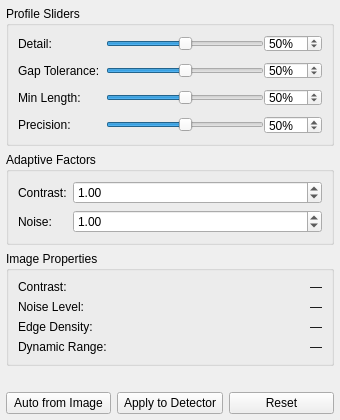
<?xml version="1.0" encoding="UTF-8"?>
<ui version="4.0">
 <class>DetectorProfilePanel</class>
 <widget class="QMainWindow" name="DetectorProfilePanel">
  <property name="windowModality">
   <enum>Qt::NonModal</enum>
  </property>
  <property name="geometry">
   <rect>
    <x>0</x>
    <y>0</y>
    <width>340</width>
    <height>420</height>
   </rect>
  </property>
  <property name="minimumSize">
   <size>
    <width>320</width>
    <height>380</height>
   </size>
  </property>
  <property name="windowTitle">
   <string>Detector Profile</string>
  </property>
  <widget class="QWidget" name="centralwidget">
   <layout class="QVBoxLayout" name="verticalLayout">
    <property name="spacing">
     <number>6</number>
    </property>
    <property name="leftMargin">
     <number>6</number>
    </property>
    <property name="topMargin">
     <number>6</number>
    </property>
    <property name="rightMargin">
     <number>6</number>
    </property>
    <property name="bottomMargin">
     <number>6</number>
    </property>
    <item>
     <widget class="QGroupBox" name="group_knobs">
      <property name="title">
       <string>Profile Sliders</string>
      </property>
      <layout class="QFormLayout" name="formLayout_knobs">
       <property name="verticalSpacing">
        <number>10</number>
       </property>
       <item row="0" column="0">
        <widget class="QLabel" name="label_detail">
         <property name="text">
          <string>Detail:</string>
         </property>
        </widget>
       </item>
       <item row="0" column="1">
        <layout class="QHBoxLayout" name="layout_detail">
         <item>
          <widget class="QSlider" name="slider_detail">
           <property name="minimum">
            <number>0</number>
           </property>
           <property name="maximum">
            <number>100</number>
           </property>
           <property name="value">
            <number>50</number>
           </property>
           <property name="orientation">
            <enum>Qt::Horizontal</enum>
           </property>
          </widget>
         </item>
         <item>
          <widget class="QSpinBox" name="spin_detail">
           <property name="minimum">
            <number>0</number>
           </property>
           <property name="maximum">
            <number>100</number>
           </property>
           <property name="value">
            <number>50</number>
           </property>
           <property name="suffix">
            <string>%</string>
           </property>
          </widget>
         </item>
        </layout>
       </item>
       <item row="1" column="0">
        <widget class="QLabel" name="label_gap">
         <property name="text">
          <string>Gap Tolerance:</string>
         </property>
        </widget>
       </item>
       <item row="1" column="1">
        <layout class="QHBoxLayout" name="layout_gap">
         <item>
          <widget class="QSlider" name="slider_gap_tolerance">
           <property name="minimum">
            <number>0</number>
           </property>
           <property name="maximum">
            <number>100</number>
           </property>
           <property name="value">
            <number>50</number>
           </property>
           <property name="orientation">
            <enum>Qt::Horizontal</enum>
           </property>
          </widget>
         </item>
         <item>
          <widget class="QSpinBox" name="spin_gap_tolerance">
           <property name="minimum">
            <number>0</number>
           </property>
           <property name="maximum">
            <number>100</number>
           </property>
           <property name="value">
            <number>50</number>
           </property>
           <property name="suffix">
            <string>%</string>
           </property>
          </widget>
         </item>
        </layout>
       </item>
       <item row="2" column="0">
        <widget class="QLabel" name="label_min_length">
         <property name="text">
          <string>Min Length:</string>
         </property>
        </widget>
       </item>
       <item row="2" column="1">
        <layout class="QHBoxLayout" name="layout_min_length">
         <item>
          <widget class="QSlider" name="slider_min_length">
           <property name="minimum">
            <number>0</number>
           </property>
           <property name="maximum">
            <number>100</number>
           </property>
           <property name="value">
            <number>50</number>
           </property>
           <property name="orientation">
            <enum>Qt::Horizontal</enum>
           </property>
          </widget>
         </item>
         <item>
          <widget class="QSpinBox" name="spin_min_length">
           <property name="minimum">
            <number>0</number>
           </property>
           <property name="maximum">
            <number>100</number>
           </property>
           <property name="value">
            <number>50</number>
           </property>
           <property name="suffix">
            <string>%</string>
           </property>
          </widget>
         </item>
        </layout>
       </item>
       <item row="3" column="0">
        <widget class="QLabel" name="label_precision">
         <property name="text">
          <string>Precision:</string>
         </property>
        </widget>
       </item>
       <item row="3" column="1">
        <layout class="QHBoxLayout" name="layout_precision">
         <item>
          <widget class="QSlider" name="slider_precision">
           <property name="minimum">
            <number>0</number>
           </property>
           <property name="maximum">
            <number>100</number>
           </property>
           <property name="value">
            <number>50</number>
           </property>
           <property name="orientation">
            <enum>Qt::Horizontal</enum>
           </property>
          </widget>
         </item>
         <item>
          <widget class="QSpinBox" name="spin_precision">
           <property name="minimum">
            <number>0</number>
           </property>
           <property name="maximum">
            <number>100</number>
           </property>
           <property name="value">
            <number>50</number>
           </property>
           <property name="suffix">
            <string>%</string>
           </property>
          </widget>
         </item>
        </layout>
       </item>
      </layout>
     </widget>
    </item>
    <item>
     <widget class="QGroupBox" name="group_factors">
      <property name="title">
       <string>Adaptive Factors</string>
      </property>
      <layout class="QFormLayout" name="formLayout_factors">
       <item row="0" column="0">
        <widget class="QLabel" name="label_contrast_factor">
         <property name="text">
          <string>Contrast:</string>
         </property>
        </widget>
       </item>
       <item row="0" column="1">
        <widget class="QDoubleSpinBox" name="spin_contrast_factor">
         <property name="minimum">
          <double>0.500000000000000</double>
         </property>
         <property name="maximum">
          <double>2.000000000000000</double>
         </property>
         <property name="singleStep">
          <double>0.050000000000000</double>
         </property>
         <property name="value">
          <double>1.000000000000000</double>
         </property>
         <property name="decimals">
          <number>2</number>
         </property>
        </widget>
       </item>
       <item row="1" column="0">
        <widget class="QLabel" name="label_noise_factor">
         <property name="text">
          <string>Noise:</string>
         </property>
        </widget>
       </item>
       <item row="1" column="1">
        <widget class="QDoubleSpinBox" name="spin_noise_factor">
         <property name="minimum">
          <double>0.500000000000000</double>
         </property>
         <property name="maximum">
          <double>2.000000000000000</double>
         </property>
         <property name="singleStep">
          <double>0.050000000000000</double>
         </property>
         <property name="value">
          <double>1.000000000000000</double>
         </property>
         <property name="decimals">
          <number>2</number>
         </property>
        </widget>
       </item>
      </layout>
     </widget>
    </item>
    <item>
     <widget class="QGroupBox" name="group_image">
      <property name="title">
       <string>Image Properties</string>
      </property>
      <layout class="QFormLayout" name="formLayout_image">
       <item row="0" column="0">
        <widget class="QLabel" name="label_img_contrast">
         <property name="text">
          <string>Contrast:</string>
         </property>
        </widget>
       </item>
       <item row="0" column="1">
        <widget class="QLabel" name="lbl_img_contrast">
         <property name="text">
          <string>—</string>
         </property>
         <property name="alignment">
          <set>Qt::AlignRight|Qt::AlignVCenter</set>
         </property>
        </widget>
       </item>
       <item row="1" column="0">
        <widget class="QLabel" name="label_img_noise">
         <property name="text">
          <string>Noise Level:</string>
         </property>
        </widget>
       </item>
       <item row="1" column="1">
        <widget class="QLabel" name="lbl_img_noise">
         <property name="text">
          <string>—</string>
         </property>
         <property name="alignment">
          <set>Qt::AlignRight|Qt::AlignVCenter</set>
         </property>
        </widget>
       </item>
       <item row="2" column="0">
        <widget class="QLabel" name="label_img_edge_density">
         <property name="text">
          <string>Edge Density:</string>
         </property>
        </widget>
       </item>
       <item row="2" column="1">
        <widget class="QLabel" name="lbl_img_edge_density">
         <property name="text">
          <string>—</string>
         </property>
         <property name="alignment">
          <set>Qt::AlignRight|Qt::AlignVCenter</set>
         </property>
        </widget>
       </item>
       <item row="3" column="0">
        <widget class="QLabel" name="label_img_dynamic_range">
         <property name="text">
          <string>Dynamic Range:</string>
         </property>
        </widget>
       </item>
       <item row="3" column="1">
        <widget class="QLabel" name="lbl_img_dynamic_range">
         <property name="text">
          <string>—</string>
         </property>
         <property name="alignment">
          <set>Qt::AlignRight|Qt::AlignVCenter</set>
         </property>
        </widget>
       </item>
      </layout>
     </widget>
    </item>
    <item>
     <widget class="QLabel" name="lbl_status">
      <property name="text">
       <string></string>
      </property>
      <property name="alignment">
       <set>Qt::AlignCenter</set>
      </property>
     </widget>
    </item>
    <item>
     <layout class="QHBoxLayout" name="layout_buttons">
      <item>
       <widget class="QPushButton" name="pb_auto">
        <property name="text">
         <string>Auto from Image</string>
        </property>
       </widget>
      </item>
      <item>
       <widget class="QPushButton" name="pb_apply">
        <property name="text">
         <string>Apply to Detector</string>
        </property>
       </widget>
      </item>
      <item>
       <widget class="QPushButton" name="pb_reset">
        <property name="text">
         <string>Reset</string>
        </property>
       </widget>
      </item>
     </layout>
    </item>
   </layout>
  </widget>
 </widget>
 <resources/>
 <connections>
  <connection>
   <sender>pb_auto</sender>
   <signal>clicked()</signal>
   <receiver>DetectorProfilePanel</receiver>
   <slot>autoFromImage()</slot>
   <hints>
    <hint type="sourcelabel">
     <x>80</x>
     <y>390</y>
    </hint>
    <hint type="destinationlabel">
     <x>170</x>
     <y>210</y>
    </hint>
   </hints>
  </connection>
  <connection>
   <sender>pb_apply</sender>
   <signal>clicked()</signal>
   <receiver>DetectorProfilePanel</receiver>
   <slot>applyToDetector()</slot>
   <hints>
    <hint type="sourcelabel">
     <x>170</x>
     <y>390</y>
    </hint>
    <hint type="destinationlabel">
     <x>170</x>
     <y>210</y>
    </hint>
   </hints>
  </connection>
  <connection>
   <sender>pb_reset</sender>
   <signal>clicked()</signal>
   <receiver>DetectorProfilePanel</receiver>
   <slot>resetDefaults()</slot>
   <hints>
    <hint type="sourcelabel">
     <x>260</x>
     <y>390</y>
    </hint>
    <hint type="destinationlabel">
     <x>170</x>
     <y>210</y>
    </hint>
   </hints>
  </connection>
  <connection>
   <sender>slider_detail</sender>
   <signal>valueChanged(int)</signal>
   <receiver>spin_detail</receiver>
   <slot>setValue(int)</slot>
   <hints>
    <hint type="sourcelabel">
     <x>150</x>
     <y>50</y>
    </hint>
    <hint type="destinationlabel">
     <x>280</x>
     <y>50</y>
    </hint>
   </hints>
  </connection>
  <connection>
   <sender>spin_detail</sender>
   <signal>valueChanged(int)</signal>
   <receiver>slider_detail</receiver>
   <slot>setValue(int)</slot>
   <hints>
    <hint type="sourcelabel">
     <x>280</x>
     <y>50</y>
    </hint>
    <hint type="destinationlabel">
     <x>150</x>
     <y>50</y>
    </hint>
   </hints>
  </connection>
  <connection>
   <sender>slider_gap_tolerance</sender>
   <signal>valueChanged(int)</signal>
   <receiver>spin_gap_tolerance</receiver>
   <slot>setValue(int)</slot>
   <hints>
    <hint type="sourcelabel">
     <x>150</x>
     <y>80</y>
    </hint>
    <hint type="destinationlabel">
     <x>280</x>
     <y>80</y>
    </hint>
   </hints>
  </connection>
  <connection>
   <sender>spin_gap_tolerance</sender>
   <signal>valueChanged(int)</signal>
   <receiver>slider_gap_tolerance</receiver>
   <slot>setValue(int)</slot>
   <hints>
    <hint type="sourcelabel">
     <x>280</x>
     <y>80</y>
    </hint>
    <hint type="destinationlabel">
     <x>150</x>
     <y>80</y>
    </hint>
   </hints>
  </connection>
  <connection>
   <sender>slider_min_length</sender>
   <signal>valueChanged(int)</signal>
   <receiver>spin_min_length</receiver>
   <slot>setValue(int)</slot>
   <hints>
    <hint type="sourcelabel">
     <x>150</x>
     <y>110</y>
    </hint>
    <hint type="destinationlabel">
     <x>280</x>
     <y>110</y>
    </hint>
   </hints>
  </connection>
  <connection>
   <sender>spin_min_length</sender>
   <signal>valueChanged(int)</signal>
   <receiver>slider_min_length</receiver>
   <slot>setValue(int)</slot>
   <hints>
    <hint type="sourcelabel">
     <x>280</x>
     <y>110</y>
    </hint>
    <hint type="destinationlabel">
     <x>150</x>
     <y>110</y>
    </hint>
   </hints>
  </connection>
  <connection>
   <sender>slider_precision</sender>
   <signal>valueChanged(int)</signal>
   <receiver>spin_precision</receiver>
   <slot>setValue(int)</slot>
   <hints>
    <hint type="sourcelabel">
     <x>150</x>
     <y>140</y>
    </hint>
    <hint type="destinationlabel">
     <x>280</x>
     <y>140</y>
    </hint>
   </hints>
  </connection>
  <connection>
   <sender>spin_precision</sender>
   <signal>valueChanged(int)</signal>
   <receiver>slider_precision</receiver>
   <slot>setValue(int)</slot>
   <hints>
    <hint type="sourcelabel">
     <x>280</x>
     <y>140</y>
    </hint>
    <hint type="destinationlabel">
     <x>150</x>
     <y>140</y>
    </hint>
   </hints>
  </connection>
 </connections>
 <slots>
  <slot>autoFromImage()</slot>
  <slot>applyToDetector()</slot>
  <slot>resetDefaults()</slot>
 </slots>
</ui>
